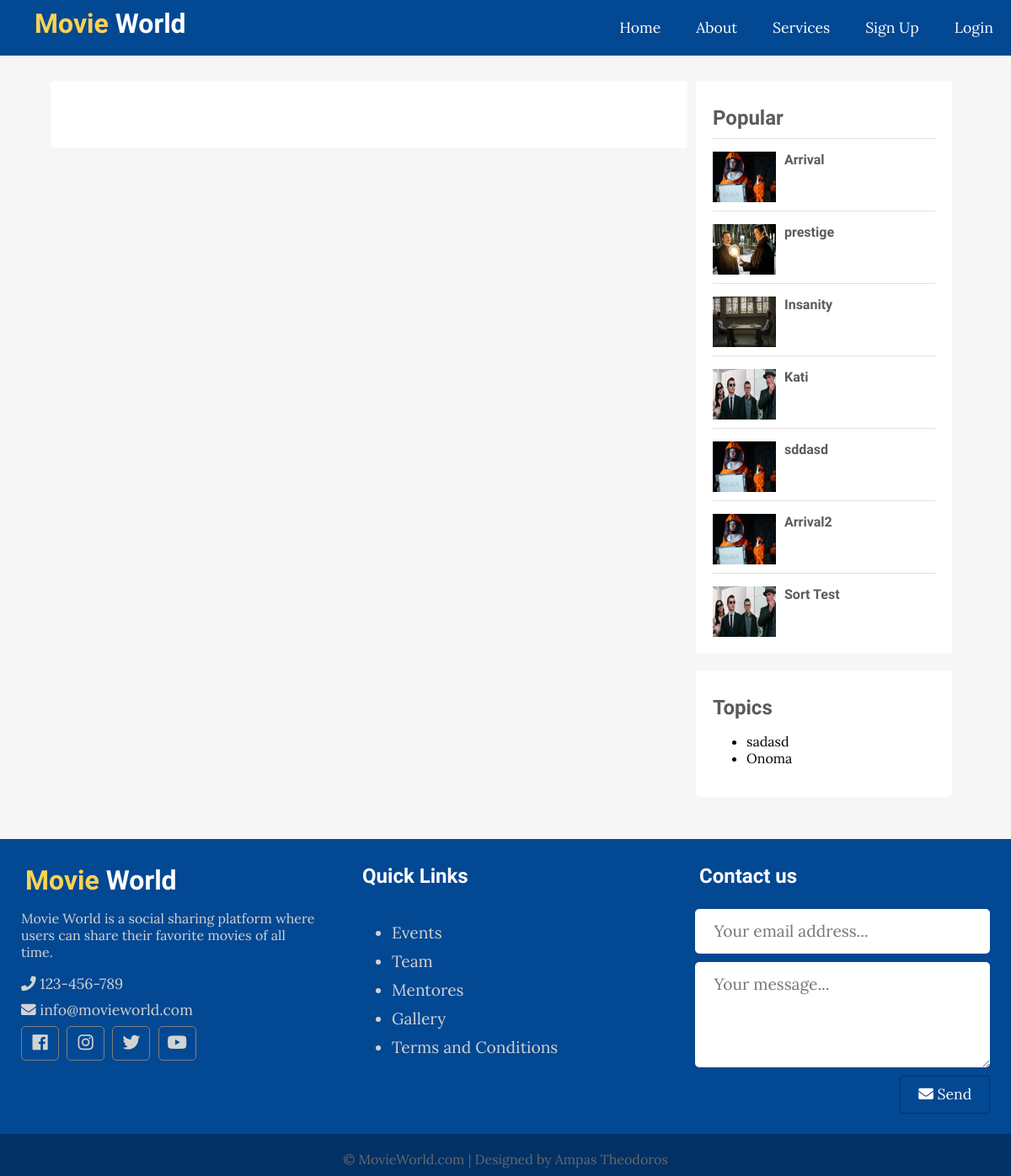
The page /single.php on the database its author committed.
### tables this page shows
CREATE TABLE `posts` (
  `id` int(11) NOT NULL,
  `user_id` int(11) NOT NULL,
  `topic_id` int(11) DEFAULT NULL,
  `title` varchar(25) NOT NULL,
  `image` varchar(255) NOT NULL,
  `body` text NOT NULL,
  `published` tinyint(4) NOT NULL,
  `created_at` datetime NOT NULL DEFAULT current_timestamp()
);

CREATE TABLE `topics` (
  `id` int(11) NOT NULL,
  `name` varchar(100) NOT NULL,
  `description` text NOT NULL
);

### app/database/db.php (called while the page is built, shortened)
<?php
require('connect.php');
function executeQuery($sql, $data)
{
    global $conn;
    $stmt = $conn->prepare($sql);
    $values = array_values($data);
    $types = str_repeat('s', count($values));
    $stmt->bind_param($types,  ...$values);
    $stmt->execute();
    return $stmt;
}
function selectAll($table, $conditions = [])
{
    global $conn;
    $sql = "SELECT * FROM $table";
    if (empty($conditions)) {
        $stmt = $conn->prepare($sql);
        $stmt->execute();
        $records = $stmt->get_result()->fetch_all(MYSQLI_ASSOC);
        return $records;
    } else {
        $i = 0;
        foreach ($conditions as $key => $value) {
            if ($i === 0) {
                $sql = $sql . " WHERE $key=?";
            } else {
                $sql = $sql . " AND $key=?";
            }
            $i++;
        }
        $stmt = executeQuery($sql, $conditions);
        $records = $stmt->get_result()->fetch_all(MYSQLI_ASSOC);
        return $records;
    }
}

### app/controllers/posts.php (called while the page is built, shortened)
<?php
include(ROOT_PATH . "/app/database/db.php");
$table = 'posts';
$topics = selectAll('topics');
$posts = selectAll($table);

### single.php (the view, shortened to what this page needs)
<?php include(ROOT_PATH . '/app/controllers/posts.php');
$topics = selectAll('topics');
$posts = selectAll('posts', ['published' => 1]);
?>
<!DOCTYPE html>
<html lang="en">
<head>
  <link rel="stylesheet" href="https://use.fontawesome.com/releases/v5.7.2/css/all.css"
>
  <link rel="stylesheet" href="assets/css/style.css">
</head>
<body>
  <?php include(ROOT_PATH . "/app/includes/header.php"); ?>
  <div class="page-wrapper">
    <div class="content clearfix">
      <div class="main-content-wrapper">
        <div class="main-content single">
        </div>
      </div>
      <div class="sidebar single">
        <div class="section popular">
          <h2 class="section-title">Popular</h2>
          <?php foreach ($posts as $p): ?>
            <div class="post clearfix">
              <img src="<?php echo BASE_URL . '/assets/images/' . $p['image']; ?>" alt="">
              <a href="" class="title">
                <h4><?php echo $p['title'] ?></h4>
              </a>
            </div>
          <?php endforeach; ?>
        </div>
        <div class="section topics">
          <h2 class="section-title">Topics</h2>
          <ul>
            <?php foreach ($topics as $topic): ?>
              <li><a href="<?php echo BASE_URL . '/index.php?t_id=' . $topic['id'] . '&name=' . $topic['name'] ?>"><?php echo $topic['name']; ?></a></li>
            <?php endforeach; ?>
          </ul>
        </div>
      </div>
    </div>
  </div>
  <?php include(ROOT_PATH . "/app/includes/footer.php"); ?>
</body>
</html>

### app/includes/header.php (shortened to what this page needs)
<header>
    <a href="<?php echo BASE_URL . '/index.php' ?>" class="logo">
      <h1 class="logo-text"><span>Movie</span> World</h1>
    </a>
    <ul class="nav">
      <li><a href="<?php echo BASE_URL . '/index.php' ?>">Home</a></li>
      <li><a href="#">About</a></li>
      <li><a href="#">Services</a></li>
      <?php if (isset($_SESSION['id'])): ?>
        <li>
          <a href="#">
            <i class="fa fa-user"></i>
            <?php echo $_SESSION['username']; ?>
            <i class="fa fa-chevron-down" style="font-size: .8em;"></i>
          </a>
          <ul>
            <?php if($_SESSION['admin']): ?>
              <li><a href="<?php echo BASE_URL . '/admin/dashboard.php' ?>">Dashboard</a></li>
            <?php endif; ?>
            <li><a href="<?php echo BASE_URL . '/logout.php' ?>" class="logout">Logout</a></li>
          </ul>
        </li>
      <?php else: ?>
        <li><a href="<?php echo BASE_URL . '/register.php' ?>">Sign Up</a></li>
        <li><a href="<?php echo BASE_URL . '/login.php' ?>">Login</a></li>
      <?php endif; ?>
    </ul>
</header>

### app/includes/footer.php
<div class="footer">
    <div class="footer-content">
      <div class="footer-section about">
        <h1 class="logo-text"><span>Movie</span> World</h1>
        <p>
          Movie World is a social sharing platform where users can share their favorite movies of all time.
        </p>
        <div class="contact">
          <span><i class="fas fa-phone"></i> 123-456-789</span>
          <span><i class="fas fa-envelope"></i> info@movieworld.com</span>
        </div>
        <div class="socials">
          <a href="#"><i class="fab fa-facebook"></i></a>
          <a href="#"><i class="fab fa-instagram"></i></a>
          <a href="#"><i class="fab fa-twitter"></i></a>
          <a href="#"><i class="fab fa-youtube"></i></a>
        </div>
      </div>
      <div class="footer-section links">
        <h2>Quick Links</h2>
        <br>
        <ul>
          <a href="#">
            <li>Events</li>
          </a>
          <a href="#">
            <li>Team</li>
          </a>
          <a href="#">
            <li>Mentores</li>
          </a>
          <a href="#">
            <li>Gallery</li>
          </a>
          <a href="#">
            <li>Terms and Conditions</li>
          </a>
        </ul>
      </div>
      <div class="footer-section contact-form">
        <h2>Contact us</h2>
        <br>
        <form action="index.php" method="post">
          <input type="email" name="email" class="text-input contact-input" placeholder="Your email address...">
          <textarea rows="4" name="message" class="text-input contact-input" placeholder="Your message..."></textarea>
          <button type="submit" class="btn btn-big contact-btn">
            <i class="fas fa-envelope"></i>
            Send
          </button>
        </form>
      </div>
    </div>
    <div class="footer-bottom">
      &copy; MovieWorld.com | Designed by Ampas Theodoros
    </div>
  </div>

### assets/css/style.css (style rules this page uses)
* { box-sizing: border-box }
html, body { height: 100%; padding: 0; margin: 0; background: #f6f6f6; font-family: 'Lora', serif; }
h1, h2, h3, h4, h5, h6 { font-family: 'Candal', serif; color: #5c5b5b; margin: 5px; }
:root { --hd-color: #034893; --hd-media-color: #135295; --hd-hover-color: #023165; --contact-color: #fff; --white-black:#fff; --black-white:#000; }
a { text-decoration: none; color: inherit; }
.clearfix::after { content: ''; display: block; clear: both; }
.btn { padding: .5rem 1rem; background: var(--hd-color); color: white; border: 1px solid var(--hd-hover-color); border-radius: .25rem; font-size: 1.08em; font-family: 'Lora', serif; }
.btn-big { padding: .7rem 1.3rem; line-height: 1.3rem; }
.text-input { padding: .7rem 1rem; display: block; width: 100%; border-radius: 5px; border: 1px solid #e0e0e0; outline: none; color: #444; line-height: 1.5rem; font-size: 1.2em; font-family: 'Lora', serif; }
header { background: var(--hd-color); height: 66px; }
header * { color: white; }
header .logo { float: left; height: inherit; margin-left: 2em; }
header .logo-text { margin: 9px; font-family: 'Candal', serif; }
header .logo-text span { color: #FDD252; }
header ul { float: right; margin: 0; padding: 0; list-style: none; }
header ul li { float: left; position: relative; }
header ul li a { display: block; padding: 21px; font-size: 1.1em; text-decoration: none; }
.page-wrapper { min-height: 100%; }
.content { width: 90%; margin: 30px auto 30px; }
.content .main-content { width: 70%; float: left; }
.content .main-content.single { background: white; padding: 20px 50px; font-size: 1.1em; border-radius: 5px; }
.content .popular .post { border-top: 1px solid #e0e0e0; margin-top: 10px; padding-top: 10px; }
.content .popular .post img { height: 60px; width: 75px; float: left; margin-right: 10px; }
.content .sidebar { width: 30%; float: left; }
.content .sidebar.single { padding: 0px 10px; }
.content .sidebar .section { background: white; padding: 20px; border-radius: 5px; margin-bottom: 20px; }
.content .sidebar .section .section-title { margin: 10px 0px 10px 0px; }
.footer { background: var(--hd-color); color: #d3d3d3; height: 400px; position: relative; }
.footer .footer-content { height: 350px; display: flex; }
.footer .footer-content .footer-section { flex: 1; padding: 25px; }
.footer .footer-content h1, .footer .footer-content h2 { color: white; }
.footer .footer-content .about h1 span { color: #FDD252; }
.footer .footer-content .about .contact span { display: block; font-size: 1.1em; margin-bottom: 8px; }
.footer .footer-content .about .socials a { border: 1px solid gray; width: 45px; height: 41px; padding-top: 5px; margin-right: 5px; text-align: center; display: inline-block; font-size: 1.3em; border-radius: 5px; transition: all .3s; }
.footer .footer-content .links ul a { display: block; margin-bottom: 10px; font-size: 1.2em; transition: all .3s; }
.footer .footer-content .contact-form .contact-input { background: var(--contact-color); color: var(--black-white); margin-bottom: 10px; line-height: 1.5rem; padding: .9rem 1.4rem; border: none; }
.footer .footer-content .contact-form .contact-btn { float: right; font-size: 1.1em; font-family: 'Lora', serif; }
.footer .footer-bottom { background: var(--hd-hover-color); color: #686868; height: 50px; width: 100%; text-align: center; position: absolute; bottom: 0px; left: 0px; padding-top: 20px; }

### rows shown on the page
posts: image (picture), title "Arrival"
posts: image (picture), title "prestige"
posts: image (picture), title "Insanity"
posts: image (picture), title "Kati"
posts: image (picture), title "sddasd"
posts: image (picture), title "Arrival2"
posts: image (picture), title "Sort Test"
topics: name "sadasd"
topics: name "Onoma"
